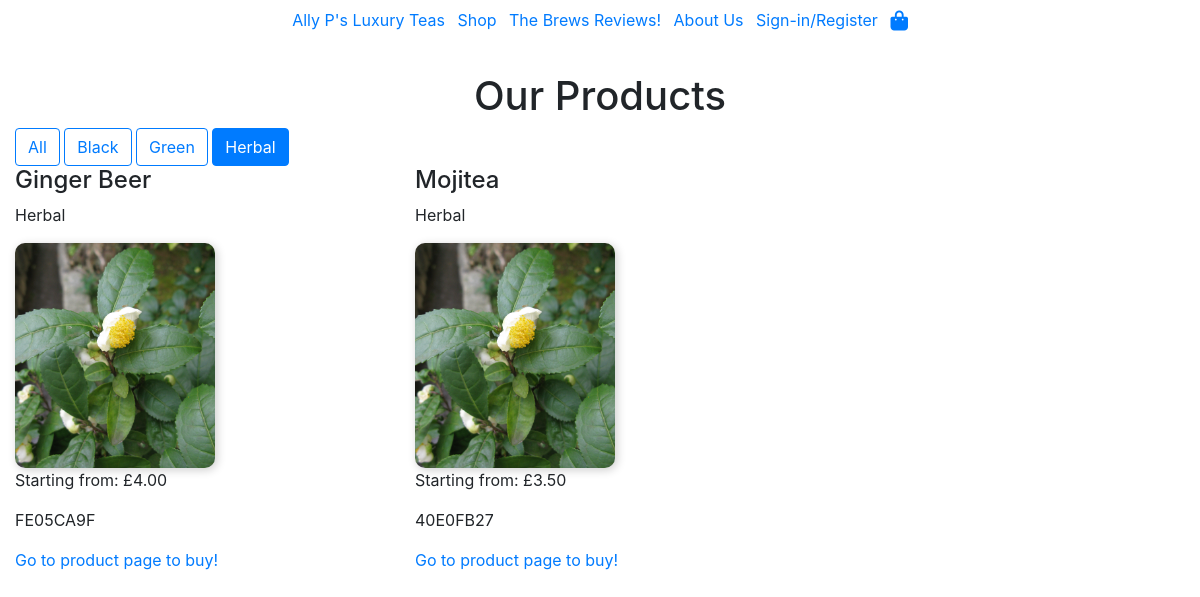
The app's page /shop/?type=2 with its own data.
### shop/models.py (models this page shows, shortened)
class Product(models.Model):
    TYPES = ((0, "Black"), (1, "Green"), (2, "Herbal"))
    name = models.CharField(max_length=65)
    sku = models.CharField(
        max_length=8,
        unique=True,
        default=generate_sku,
    )
    tea_type = models.IntegerField(choices=TYPES, default=0)
    base_price_number = models.DecimalField(max_digits=4, decimal_places=2)
    picture = models.ImageField(
        upload_to=product_image_upload_path,
        default='camellia-sinensis.jpg',
        blank=True,
    )

### shop/views.py (the view)
# urls.py: path("shop/", include("shop.urls")),
def shop(request):
    tea_type = request.GET.get("type")  # Get selected type from URL parameters
    if tea_type is not None:
        products = Product.objects.filter(tea_type=tea_type)
    else:
        products = Product.objects.all()  # Show all products if no filter
    tea_types = Product.TYPES  # Get available types from the model
    context = {
        'products': products,
        'tea_types': tea_types,
        'selected_type': tea_type,
    }
    return render(request, 'shop/shop.html', context)

### bag/contexts.py (called while the page is built, shortened)
def bag_contents(request):
    bag = request.session.get("bag", {})
    sample_product_id = request.session.get("sample_product_id")
    sample_added = bool(sample_product_id)
    bag_items = []
    total = 0
    total_items = 0
    sample_product = None
    total = round(total, 2)
    context = {
        "bag_items": bag_items,
        "total_items": total_items,
        "total": total,
        "sample_added": sample_added,
        "sample_product": sample_product,
    }
    return context

### shop/templates/shop/shop.html
{% extends "base.html" %}
{% block content %}
<div class="container-fluid">
<h1>Our Products</h1>
<div>
    <a href="{% url 'shop' %}" class="btn {% if not selected_type %}btn-primary{% else %}btn-outline-primary{% endif %}">
        All
    </a>
    {% for type_value, type_name in tea_types %}
        <a href="?type={{ type_value }}" class="btn {% if selected_type == type_value|stringformat:"s" %}btn-primary{% else %}btn-outline-primary{% endif %}">
            {{ type_name }}
        </a>
    {% endfor %}
</div>
<div class="row">
    {% for product in products %}
    <div class="product col-12 col-md-6 col-lg-4">
        <h4>{{ product.name }}</h4>
        <p>{{ product.get_tea_type_display }}</p>
        <img src="{{ product.picture.url }}" alt="{{ product.name }}" class="shop-img" width="200px" height="auto">
        <p>Starting from: £{{ product.base_price_number }}</p>
        <p>{{ product.sku }}</p>
        <a href="{% url 'product_detail' sku=product.sku %}">Go to product page to buy!</a>
    </div>
    {% endfor %}
</div>
</div>
{% endblock content %}

### static/css/base.css (style rules this page uses)
.shop-img { border-radius: 10px; box-shadow: 2px 2px 10px rgba(0, 0, 0, 0.2); }
h1 { text-align: center; }

### records on screen
Product: name "Ginger Beer", tea_type "Herbal", picture (picture), base_price_number "4.00", sku "FE05CA9F"
Product: name "Mojitea", tea_type "Herbal", picture (picture), base_price_number "3.50", sku "40E0FB27"

### other values on screen
{{ type_name }} "Black" "Green" "Herbal"
